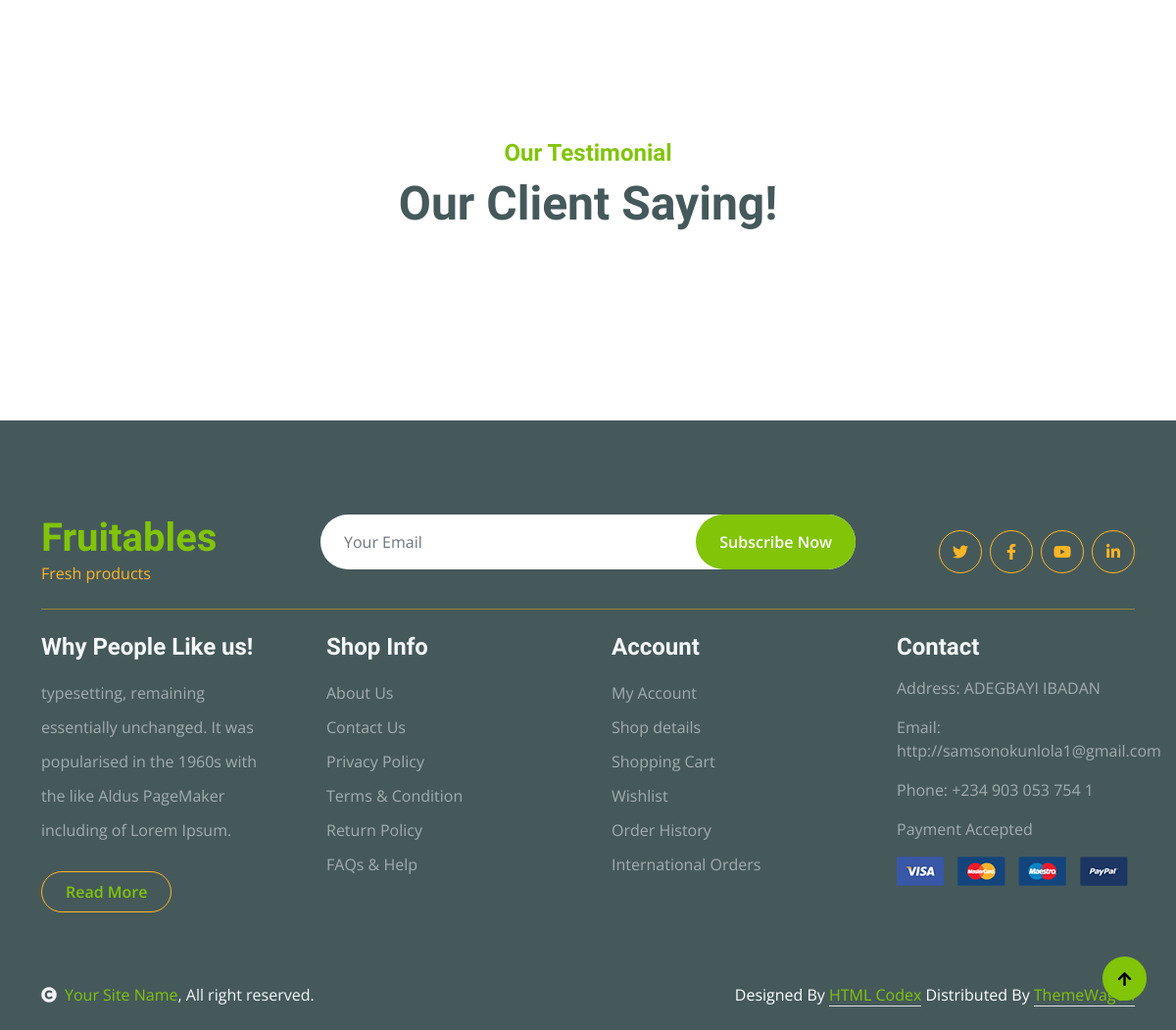
Before: / (lower part) with the older database file.
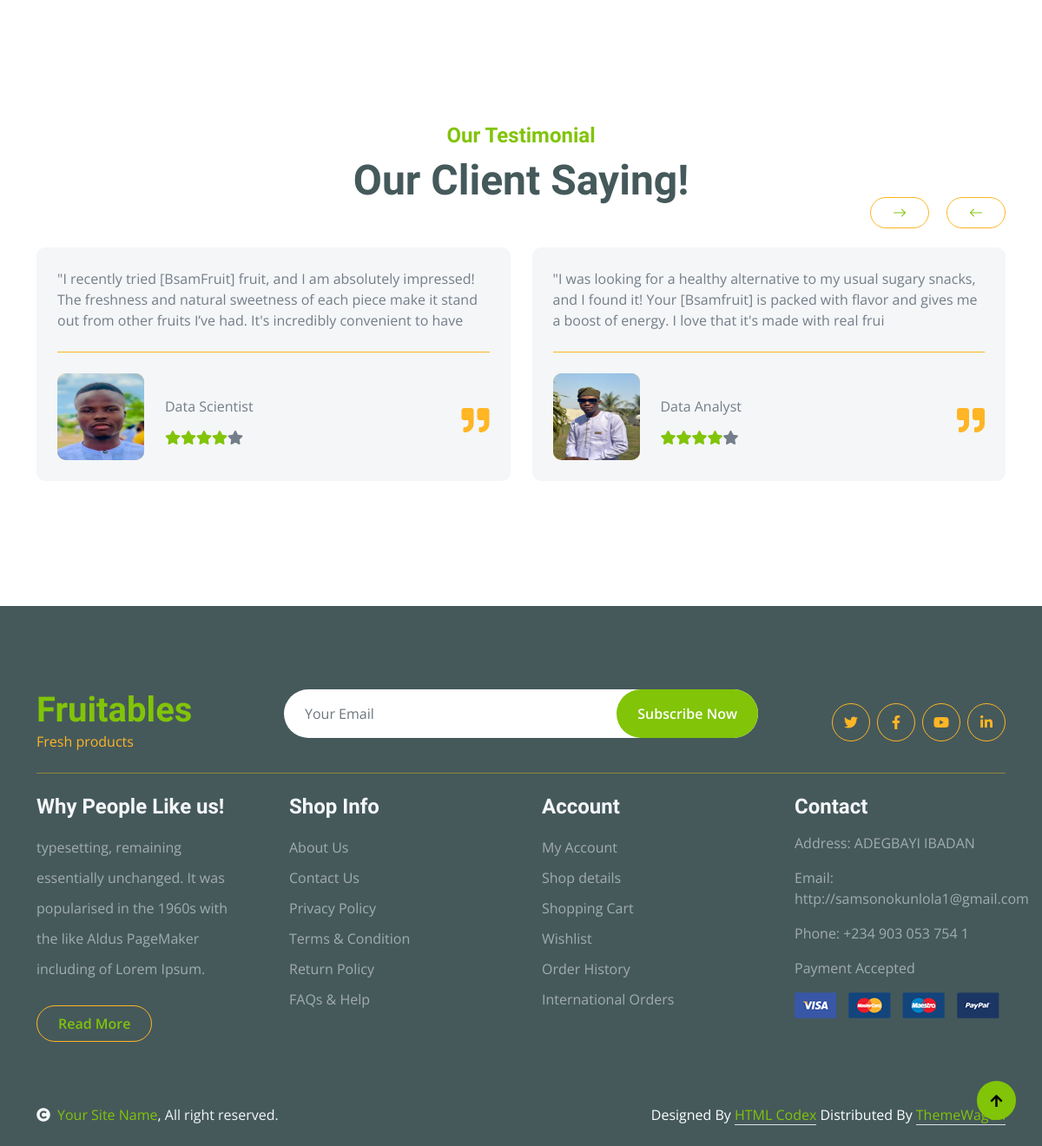
After: the same page with the newer database file.
### main_app/models.py (models this page shows)
class Testimony(models.Model):
    testimony= models.CharField(max_length=200)
    image_testimony = models.ImageField(upload_to='img/')
    testimony_name= models.CharField(max_length=100)
    profession= models.CharField(max_length=100)

### main_app/views.py (the view)
# urls.py: path("", views.index, name='index'),
def index(request):
    heading = Heading.objects.first()
    title = Title.objects.first()
    downbase = Downbase.objects.first()
    vegie = Vegie.objects.first()
    logistic = Logistic.objects.all()
    testimony = Testimony.objects.all()
    context={
        'address': getattr(heading,'address','' ),
        'email': getattr(heading,'email',''),
        'title': getattr(title,'title',''),
        'social_handle': getattr(downbase,'social_handle',''),
        'name': getattr(vegie,'name',''),
        'offer': getattr(vegie,'offer',''),
        'rate': getattr(vegie,'rate',''),
        "logistic": logistic,
        'testimony': testimony
    }
    return render(request,'pages/index.html',context)

### templates/pages/index.html (shortened to what this page needs)
{% extends 'assets/base.html' %}
{% load static %}
{% block content %}
        <div class="container-fluid py-5">
        </div>
        <div class="container-fluid testimonial py-5">
            <div class="container py-5">
                <div class="testimonial-header text-center">
                    <h4 class="text-primary">Our Testimonial</h4>
                    <h1 class="display-5 mb-5 text-dark">Our Client Saying!</h1>
                </div>
                <div class="owl-carousel testimonial-carousel">
                    {% for i in testimony %}
                    <div class="testimonial-item img-border-radius bg-light rounded p-4">
                        <div class="position-relative">
                            <i class="fa fa-quote-right fa-2x text-secondary position-absolute" style="bottom: 30px; right: 0;"></i>
                            <div class="mb-4 pb-4 border-bottom border-secondary">
                                <p class="mb-0">{{i.testimony}}
                                </p>
                            </div>
                            <div class="d-flex align-items-center flex-nowrap">
                                <div class="bg-secondary rounded">
                                    <img src={{i.image_testimony.url}} class="img-fluid rounded" style="width: 100px; height: 100px;" alt="">
                                </div>
                                <div class="ms-4 d-block">
                                    <p class="m-0 pb-3">{{i.profession}}</p>
                                    <div class="d-flex pe-5">
                                        <i class="fas fa-star text-primary"></i>
                                        <i class="fas fa-star text-primary"></i>
                                        <i class="fas fa-star text-primary"></i>
                                        <i class="fas fa-star text-primary"></i>
                                        <i class="fas fa-star"></i>
                                    </div>
                                </div>
                            </div>
                        </div>
                    </div>
                     {% endfor %}
                </div>
            </div>
        </div>
{% endblock %}

Changed rows visible on the page:
added Testimony: testimony "\"I recently tried [BsamFruit] fruit, and I am absolutely impressed! The freshness and natural sweetness of each piece make it stand out from other fruits I’ve had. It's incredibly convenient to have", image_testimony (picture), profession "Data Scientist"
added Testimony: testimony "\"I was looking for a healthy alternative to my usual sugary snacks, and I found it! Your [Bsamfruit] is packed with flavor and gives me a boost of energy. I love that it's made with real frui", image_testimony (picture), profession "Data Analyst"
